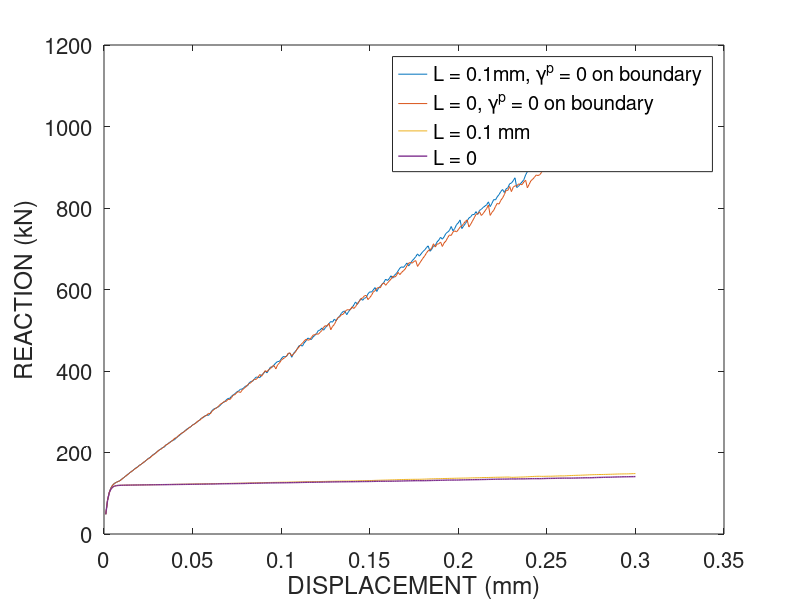
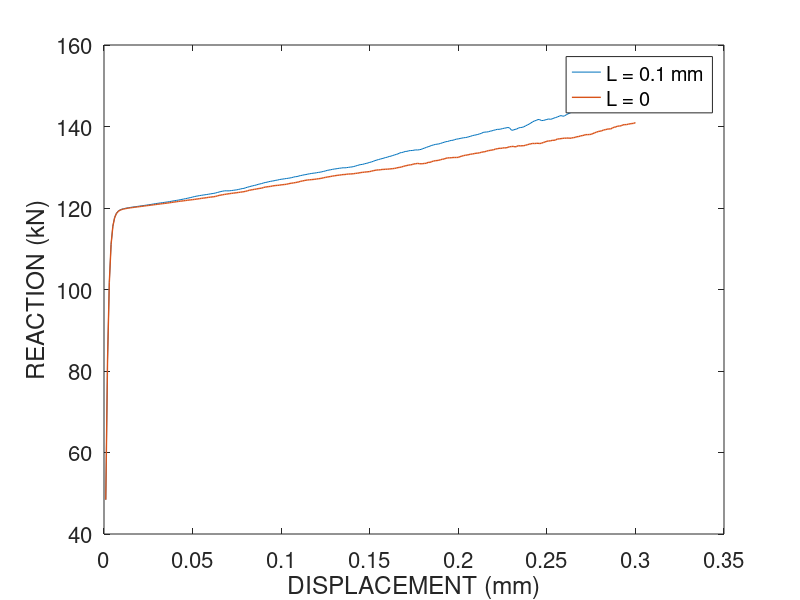

MATLAB code for these plots, in order:
clear all
%
data1=load('R_nocurl.txt');
displ1=1e3*abs(data1(:,1));
R1=1e-3*data1(:,2);
%
data2=load('R_curl.txt');
displ2=1e3*abs(data2(:,1));
R2=1e-3*data2(:,2);
%
data3=load('R_nocurl_zero.txt');
displ3=1e3*abs(data3(:,1));
R3=1e-3*data3(:,2);
%
data4=load('R_curl_zero.txt');
displ4=1e3*abs(data4(:,1));
R4=1e-3*data4(:,2);
%
%
figure(1)
plot(displ4,R4,displ3,R3,displ2,R2,displ1,R1,'LineWidth',1)
xlabel('DISPLACEMENT (mm)')
ylabel('REACTION (kN)')
legend('L = 0.1mm, \gamma^p = 0 on boundary','L = 0, \gamma^p = 0 on boundary','L = 0.1 mm','L = 0')
set(gca,'FontName','Helvetica','FontSize',16)
%
figure(2)
plot(displ2,R2,displ1,R1,'LineWidth',1)
xlabel('DISPLACEMENT (mm)')
ylabel('REACTION (kN)')
legend('L = 0.1 mm','L = 0')
set(gca,'FontName','Helvetica','FontSize',16)
%
